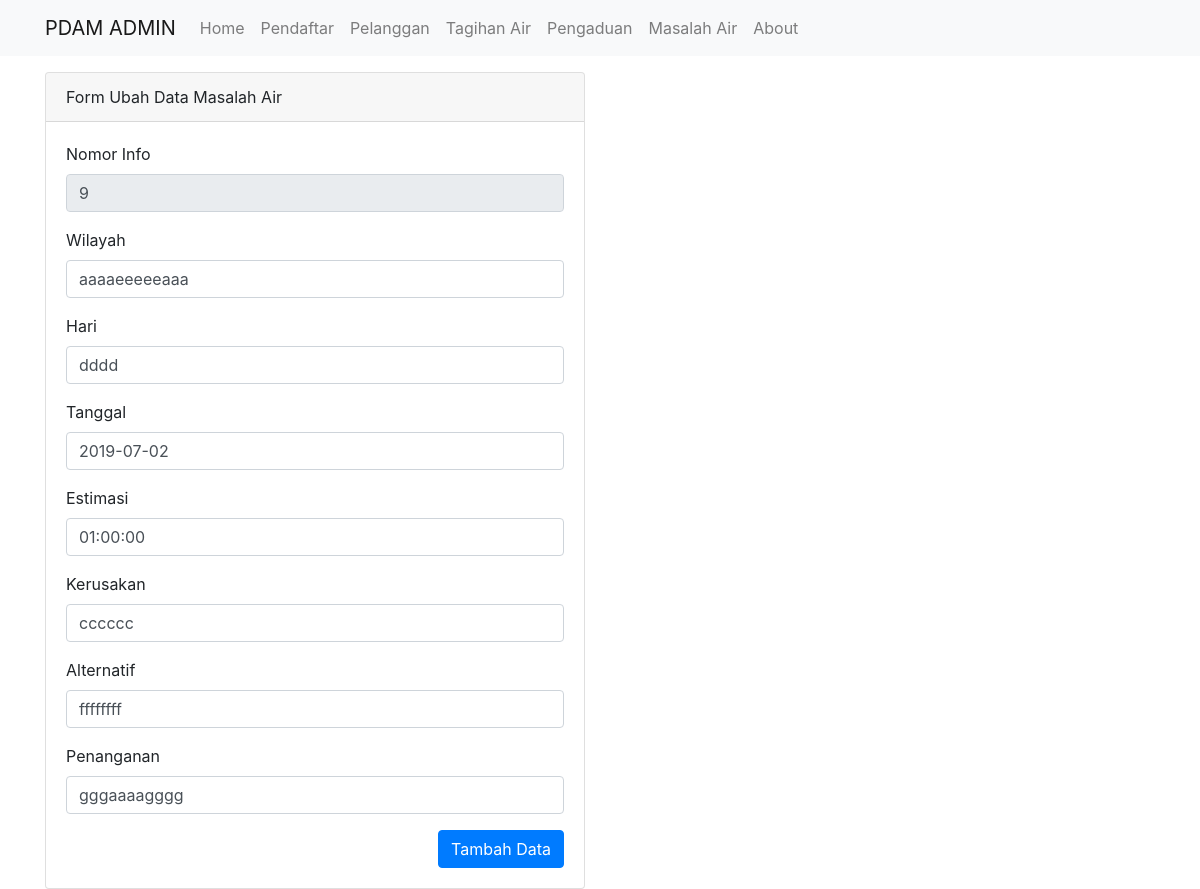
The app's page /masalah/ubah/9 with its own data.
### tables this page shows
CREATE TABLE `masalah_air` (
  `no_info` int(16) NOT NULL,
  `wilayah` varchar(25) NOT NULL,
  `hari` tinytext NOT NULL,
  `tanggal` date NOT NULL,
  `estimasi` time NOT NULL,
  `kerusakan` text NOT NULL,
  `alternatif` text NOT NULL,
  `penanganan` text NOT NULL
);

### application/controllers/Masalah.php (called while the page is built, shortened)
<?php
class Masalah extends CI_Controller
{
    public function __construct()
    {
        $this->load->model('Masalah_model');
        $this->load->library('form_validation');
    }
    public function ubah($no_info)
    {
        $data['judul'] = 'Form Ubah Data Masalah';
        $data['no_info'] = $this->Masalah_model->getMasalahById($no_info);
        $this->form_validation->set_rules('no_info', 'Nomor Masalah', 'required');
        $this->form_validation->set_rules('wilayah', 'wilayah', 'required');
        $this->form_validation->set_rules('hari', 'Hari', 'required');
        $this->form_validation->set_rules('tanggal', 'tanggal', 'required');
        $this->form_validation->set_rules('estimasi', 'estimasi', 'required');
        $this->form_validation->set_rules('kerusakan', 'kerusakan', 'required');
        $this->form_validation->set_rules('alternatif', 'Alternatif', 'required');
        $this->form_validation->set_rules('penanganan', 'Penanganan', 'required');
        if ($this->form_validation->run() == false) {
            $this->load->view('templates/header', $data);
            $this->load->view('masalah/ubah', $data);
            $this->load->view('templates/footer');
        } else {
            $this->Masalah_model->ubahDataMasalah();
            $this->session->set_flashdata('flash', 'Diubah');
            redirect('masalah');
        }
    }
}

### index.php (called while the page is built, shortened)
<?php
require_once BASEPATH.'core/CodeIgniter.php';

### application/models/Masalah_model.php (called while the page is built, shortened)
<?php
class Masalah_model extends CI_model {
    public function getMasalahById($no_info)
    {
        return $this->db->get_where('masalah_air', ['no_info' => $no_info])->row_array();
    }
}

### application/views/masalah/ubah.php (the view, shortened to what this page needs)
<div class="container">
    <div class="row mt-3">
        <div class="col-md-6">
            <div class="card">
                <div class="card-header">
                    Form Ubah Data Masalah Air
                </div>
                <div class="card-body">
                <form action="" method="post">
                        <div class="form-group">
                            <label for="no_info">Nomor Info</label>
                            <input type="text" name="no_info" class="form-control" id="no_info" value="<?= $no_info['no_info']; ?>" readonly>
                        </div>
                        <div class="form-group">
                            <label for="wilayah">Wilayah</label>
                            <input type="text" name="wilayah" class="form-control" id="wilayah" value="<?= $no_info['wilayah']; ?>">
                        </div>
                        <div class="form-group">
                            <label for="hari">Hari</label>
                            <input type="text" name="hari" class="form-control" id="hari" value="<?= $no_info['hari']; ?>">
                        </div>
                        <div class="form-group">
                            <label for="tanggal">Tanggal</label>
                            <input type="text" name="tanggal" class="form-control" id="tanggal" value="<?= $no_info['tanggal']; ?>">
                        </div>
                        <div class="form-group">
                            <label for="estimasi">Estimasi</label>
                            <input type="text" name="estimasi" class="form-control" id="estimasi" value="<?= $no_info['estimasi']; ?>">
                        </div>
                        <div class="form-group">
                            <label for="kerusakan">Kerusakan</label>
                            <input type="text" name="kerusakan" class="form-control" id="kerusakan" value="<?= $no_info['kerusakan']; ?>">
                        </div>
                        <div class="form-group">
                            <label for="alternatif">Alternatif</label>
                            <input type="text" name="alternatif" class="form-control" id="alternatif" value="<?= $no_info['alternatif']; ?>">
                        </div>
                        <div class="form-group">
                            <label for="penanganan">Penanganan</label>
                            <input type="text" name="penanganan" class="form-control" id="penanganan" value="<?= $no_info['penanganan']; ?>">
                        </div>
                        <button type="submit" name="tambah" class="btn btn-primary float-right">Tambah Data</button>
                    </form>
                </div>
            </div>
        </div>
    </div>
</div>

### records on screen
masalah_air: no_info "9", wilayah "aaaaeeeeeaaa", hari "dddd", tanggal "2019-07-02", estimasi "01:00:00", kerusakan "cccccc", alternatif "ffffffff", penanganan "gggaaaagggg"
